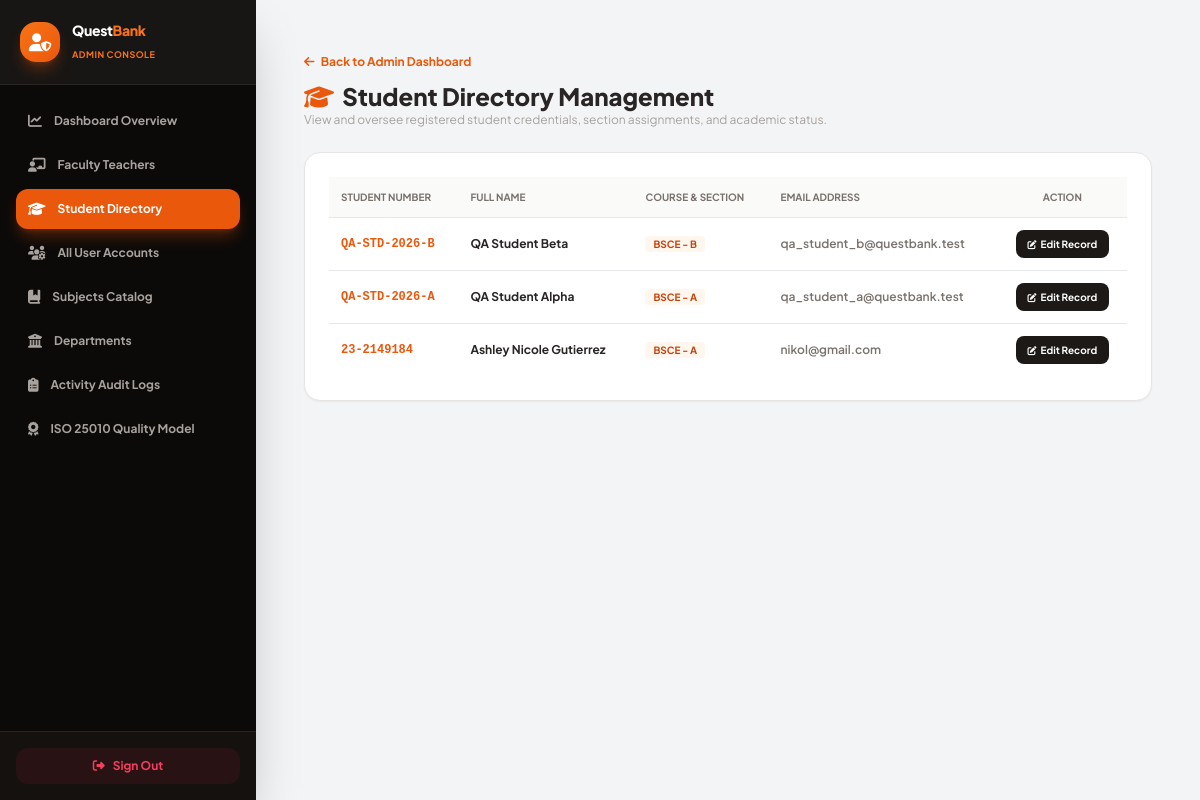
/admin/manage_students.php (signed in), run on the app's committed database.
### tables this page shows
CREATE TABLE `student_details` (
  `id` int NOT NULL AUTO_INCREMENT,
  `user_id` int NOT NULL,
  `student_number` varchar(50) NOT NULL,
  `course` varchar(100) NOT NULL,
  `year_level` int NOT NULL,
  `section` varchar(50) NOT NULL,
  PRIMARY KEY (`id`),
  UNIQUE KEY `student_number` (`student_number`),
  KEY `user_id` (`user_id`),
  CONSTRAINT `student_details_ibfk_1` FOREIGN KEY (`user_id`) REFERENCES `users` (`id`) ON DELETE CASCADE
);

CREATE TABLE `users` (
  `id` int NOT NULL AUTO_INCREMENT,
  `fullname` varchar(100) NOT NULL,
  `username` varchar(50) NOT NULL,
  `email` varchar(100) NOT NULL,
  `password` varchar(255) NOT NULL,
  `role` enum('admin','teacher','student') NOT NULL,
  `created_at` timestamp NOT NULL DEFAULT CURRENT_TIMESTAMP,
  PRIMARY KEY (`id`),
  UNIQUE KEY `username` (`username`),
  UNIQUE KEY `email` (`email`),
  KEY `idx_users_role` (`role`)
);

### admin/manage_students.php (the view, shortened to what this page needs)
<?php
$pdo = getDBConnection();
try {
    $students = $pdo->query("
        SELECT u.id, u.fullname, u.username, u.email, s.student_number, s.course, s.year_level, s.section
        FROM users u
        LEFT JOIN student_details s ON u.id = s.user_id
        WHERE u.role = 'student'
        ORDER BY u.id DESC
    ")->fetchAll(PDO::FETCH_ASSOC);
} catch (PDOException $e) {
    die("Database error: " . $e->getMessage());
}
?>
<!DOCTYPE html>
<html lang="en">
<head>
    <script src="https://cdn.tailwindcss.com"></script>
    <link rel="stylesheet" href="https://cdnjs.cloudflare.com/ajax/libs/font-awesome/6.4.0/css/all.min.css">
</head>
<body class="bg-[#f3f4f6] min-h-screen flex">
    <?php require_once __DIR__ . '/../includes/admin_sidebar.php'; ?>
    <main class="flex-1 ml-16 lg:ml-64 p-6 md:p-12 overflow-y-auto min-h-screen">
        <div class="max-w-6xl mx-auto space-y-6">
            <div>
                <a href="dashboard.php" class="text-xs font-bold text-orange-600 hover:underline"><i class="fa-solid fa-arrow-left mr-1"></i> Back to Admin Dashboard</a>
                <h1 class="text-2xl font-extrabold text-stone-800 mt-2"><i class="fa-solid fa-graduation-cap text-orange-600 mr-1"></i> Student Directory Management</h1>
                <p class="text-xs text-stone-400">View and oversee registered student credentials, section assignments, and academic status.</p>
            </div>
            <div class="bg-white border border-stone-200 rounded-2xl p-6 shadow-sm">
                <div class="overflow-x-auto">
                    <table class="w-full text-left border-collapse text-xs text-stone-700">
                        <thead>
                            <tr class="bg-stone-50 border-b text-stone-500 font-bold uppercase text-[10px]">
                                <th class="p-3">Student Number</th>
                                <th class="p-3">Full Name</th>
                                <th class="p-3">Course & Section</th>
                                <th class="p-3">Email Address</th>
                                <th class="p-3 text-center">Action</th>
                            </tr>
                        </thead>
                        <tbody class="divide-y font-semibold">
                            <?php foreach ($students as $s): ?>
                                <tr class="hover:bg-stone-50/50 transition-all">
                                    <td class="p-3 font-mono font-bold text-orange-600"><?php echo htmlspecialchars($s['student_number'] ?? '2026-N/A'); ?></td>
                                    <td class="p-3 font-bold text-stone-800"><?php echo htmlspecialchars($s['fullname']); ?></td>
                                    <td class="p-3"><span class="bg-orange-50 text-orange-700 px-2 py-0.5 rounded text-[10px] font-bold"><?php echo htmlspecialchars(($s['course'] ?? 'BSCE') . ' - ' . ($s['section'] ?? 'A')); ?></span></td>
                                    <td class="p-3 text-stone-500"><?php echo htmlspecialchars($s['email']); ?></td>
                                    <td class="p-3 text-center">
                                        <button onclick="openEditStudentModal(<?php echo htmlspecialchars(json_encode($s), ENT_QUOTES, 'UTF-8'); ?>)" class="bg-stone-900 hover:bg-orange-600 text-white px-3 py-1.5 rounded-lg text-[10px] font-bold transition-all flex items-center justify-center gap-1 mx-auto shadow-xs">
                                            <i class="fa-solid fa-pen-to-square text-[9px]"></i> Edit Record
                                        </button>
                                    </td>
                                </tr>
                            <?php endforeach; ?>
                        </tbody>
                    </table>
                </div>
            </div>
        </div>
    </main>
</body>
</html>

### includes/admin_sidebar.php
<?php
$currentPage = basename($_SERVER['PHP_SELF']);
?>
<aside class="w-16 lg:w-64 bg-stone-950 text-stone-300 flex flex-col justify-between z-30 shadow-2xl fixed h-full transition-all duration-300">
    <div class="flex flex-col h-full overflow-hidden">
        <div class="p-3 lg:p-5 border-b border-stone-800 flex items-center justify-center lg:justify-start bg-stone-900/80 flex-shrink-0">
            <div class="flex items-center gap-3">
                <div class="w-10 h-10 bg-gradient-to-br from-orange-500 to-orange-600 rounded-2xl flex items-center justify-center font-black text-white shadow-lg shadow-orange-600/30 flex-shrink-0">
                    <i class="fa-solid fa-user-shield text-lg"></i>
                </div>
                <div class="hidden lg:block">
                    <h1 class="text-sm font-black tracking-tight text-white">Quest<span class="text-orange-500">Bank</span></h1>
                    <span class="text-[9px] uppercase font-bold text-orange-500 tracking-wider">Admin Console</span>
                </div>
            </div>
        </div>
        <nav class="p-2 lg:p-4 space-y-1 overflow-y-auto custom-scrollbar flex-grow text-xs">
            <a href="dashboard.php" title="Dashboard Overview" class="flex items-center justify-center lg:justify-start gap-3 px-3 py-2.5 rounded-xl font-bold transition-all <?php echo $currentPage === 'dashboard.php' ? 'bg-orange-600 text-white shadow-lg shadow-orange-600/30' : 'text-stone-400 hover:text-white hover:bg-stone-900'; ?>">
                <i class="fa-solid fa-chart-line text-sm text-center"></i> <span class="hidden lg:inline-block">Dashboard Overview</span>
            </a>
            <a href="manage_teachers.php" title="Faculty Teachers" class="flex items-center justify-center lg:justify-start gap-3 px-3 py-2.5 rounded-xl font-bold transition-all <?php echo $currentPage === 'manage_teachers.php' ? 'bg-orange-600 text-white shadow-lg shadow-orange-600/30' : 'text-stone-400 hover:text-white hover:bg-stone-900'; ?>">
                <i class="fa-solid fa-chalkboard-user text-sm text-center"></i> <span class="hidden lg:inline-block">Faculty Teachers</span>
            </a>
            <a href="manage_students.php" title="Student Directory" class="flex items-center justify-center lg:justify-start gap-3 px-3 py-2.5 rounded-xl font-bold transition-all <?php echo $currentPage === 'manage_students.php' ? 'bg-orange-600 text-white shadow-lg shadow-orange-600/30' : 'text-stone-400 hover:text-white hover:bg-stone-900'; ?>">
                <i class="fa-solid fa-graduation-cap text-sm text-center"></i> <span class="hidden lg:inline-block">Student Directory</span>
            </a>
            <a href="manage_users.php" title="All User Accounts" class="flex items-center justify-center lg:justify-start gap-3 px-3 py-2.5 rounded-xl font-bold transition-all <?php echo $currentPage === 'manage_users.php' ? 'bg-orange-600 text-white shadow-lg shadow-orange-600/30' : 'text-stone-400 hover:text-white hover:bg-stone-900'; ?>">
                <i class="fa-solid fa-users-gear text-sm text-center"></i> <span class="hidden lg:inline-block">All User Accounts</span>
            </a>
            <a href="manage_subjects.php" title="Subjects Catalog" class="flex items-center justify-center lg:justify-start gap-3 px-3 py-2.5 rounded-xl font-bold transition-all <?php echo $currentPage === 'manage_subjects.php' ? 'bg-orange-600 text-white shadow-lg shadow-orange-600/30' : 'text-stone-400 hover:text-white hover:bg-stone-900'; ?>">
                <i class="fa-solid fa-book-bookmark text-sm text-center"></i> <span class="hidden lg:inline-block">Subjects Catalog</span>
            </a>
            <a href="manage_departments.php" title="Departments" class="flex items-center justify-center lg:justify-start gap-3 px-3 py-2.5 rounded-xl font-bold transition-all <?php echo $currentPage === 'manage_departments.php' ? 'bg-orange-600 text-white shadow-lg shadow-orange-600/30' : 'text-stone-400 hover:text-white hover:bg-stone-900'; ?>">
                <i class="fa-solid fa-building-columns text-sm text-center"></i> <span class="hidden lg:inline-block">Departments</span>
            </a>
            <a href="activity_logs.php" title="Activity Audit Logs" class="flex items-center justify-center lg:justify-start gap-3 px-3 py-2.5 rounded-xl font-bold transition-all <?php echo $currentPage === 'activity_logs.php' ? 'bg-orange-600 text-white shadow-lg shadow-orange-600/30' : 'text-stone-400 hover:text-white hover:bg-stone-900'; ?>">
                <i class="fa-solid fa-clipboard-list text-sm text-center"></i> <span class="hidden lg:inline-block">Activity Audit Logs</span>
            </a>
            <a href="iso_evaluation.php" title="ISO 25010 Quality Model" class="flex items-center justify-center lg:justify-start gap-3 px-3 py-2.5 rounded-xl font-bold transition-all <?php echo $currentPage === 'iso_evaluation.php' ? 'bg-orange-600 text-white shadow-lg shadow-orange-600/30' : 'text-stone-400 hover:text-white hover:bg-stone-900'; ?>">
                <i class="fa-solid fa-award text-sm text-center"></i> <span class="hidden lg:inline-block">ISO 25010 Quality Model</span>
            </a>
        </nav>
        <div class="p-2 lg:p-4 border-t border-stone-800 bg-stone-900/50 flex-shrink-0">
            <a href="../logout.php" title="Sign Out" class="flex items-center justify-center gap-2 w-full bg-rose-600/10 hover:bg-rose-600 text-rose-500 hover:text-white text-xs font-bold py-2.5 rounded-xl transition-all">
                <i class="fa-solid fa-right-from-bracket"></i> <span class="hidden lg:inline-block">Sign Out</span>
            </a>
        </div>
    </div>
</aside>

### admin/manage_students.php (style rules this page uses)
body { font-family: 'Plus Jakarta Sans', sans-serif; }

### data on the page
student_details: student_number "QA-STD-2026-B", user.fullname "QA Student Beta", course+section "BSCE - B", user.email "qa_student_b@questbank.test"
student_details: student_number "QA-STD-2026-A", user.fullname "QA Student Alpha", course+section "BSCE - A", user.email "qa_student_a@questbank.test"
student_details: student_number "23-2149184", user.fullname "Ashley Nicole Gutierrez", course+section "BSCE - A", user.email "nikol@gmail.com"
